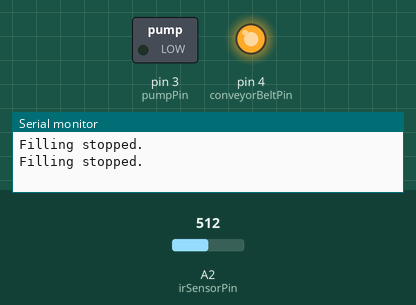
The sketch below on a simulated Arduino Uno, built with avr-gcc and run on an emulated ATmega328P. Shown: switched loads named in the sketch (green lamp = pin HIGH), output pins drawn as LEDs (lit = HIGH), the last lines printed to the serial monitor. Inputs (shaded band) come from the test bench; at power-on: A2 (irSensorPin) = 512.

Above: at 1.8 s.
1.9 s: A2 (irSensorPin) set to 490
At 3.2 s:
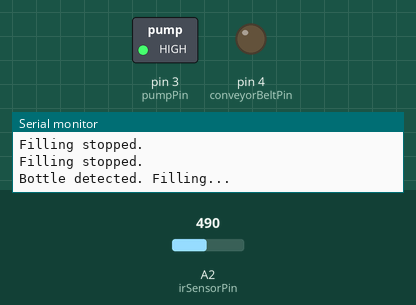
7.6 s: A2 (irSensorPin) set to 510
At 9.0 s:
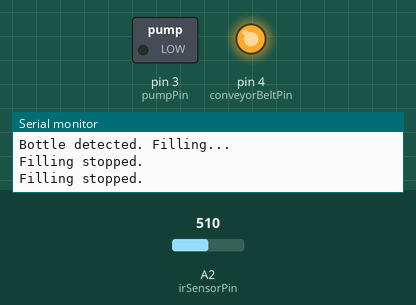
9.5 s: A2 (irSensorPin) set to 306
At 15.6 s:
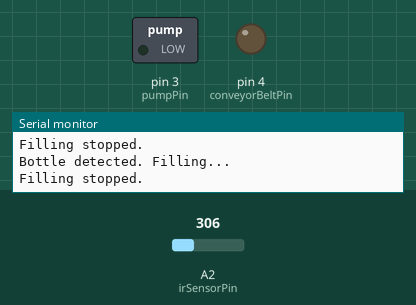
Timing chart, 0 to 17.5 s (numbered marks = the images above; inputs shaded):
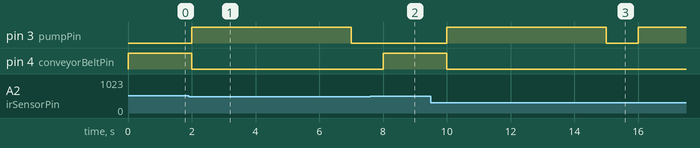

The sketch:

WaterFilling.ino
```cpp
// Pin configuration
const int irSensorPin = 2;     // Replace with the actual pin connected to the IR sensor
const int pumpPin = 3;         // Replace with the actual pin connected to the pump
const int conveyorBeltPin = 4; // Replace with the actual pin connected to the conveyor belt

// Other parameters
const int irThreshold = 500;   // Adjust this value based on your IR sensor readings
const int fillTime = 5000;     // Adjust this value based on the time needed to fill the bottle

void setup() {
  pinMode(irSensorPin, INPUT);
  pinMode(pumpPin, OUTPUT);
  pinMode(conveyorBeltPin, OUTPUT);
  Serial.begin(9600);
}

void loop() {
  int irValue = analogRead(irSensorPin);

  if (irValue < irThreshold) {
    // Bottle detected, stop the conveyor belt and start filling
    stopConveyorBelt();
    startFilling();
  } else {
    // No bottle detected, resume the conveyor belt and stop filling
    startConveyorBelt();
    stopFilling();
  }
}

void startFilling() {
  Serial.println("Bottle detected. Filling...");

  digitalWrite(pumpPin, HIGH);  // Turn on the pump

  // Wait for the specified fill time
  delay(fillTime);

  stopFilling();
}

void stopFilling() {
  digitalWrite(pumpPin, LOW);   // Turn off the pump
  Serial.println("Filling stopped.");

  // Optional delay to avoid rapid on/off cycles
  delay(1000);
}

void startConveyorBelt() {
  digitalWrite(conveyorBeltPin, HIGH);  // Turn on the conveyor belt
}

void stopConveyorBelt() {
  digitalWrite(conveyorBeltPin, LOW);   // Turn off the conveyor belt
}
```

Measured:
- the behaviour switches between 500 and 499 on A2 (irSensorPin) (found by bisection; images 0 and 1)
- after the input at 1.9 s, pin 3 (pumpPin): LOW → HIGH after 0.10 s, → LOW 5.0 s later; pin 4 (conveyorBeltPin): HIGH → LOW after 0.10 s
- after the input at 7.6 s, pin 3 (pumpPin): stays LOW (without the input it goes to HIGH after 0.40 s); pin 4 (conveyorBeltPin): LOW → HIGH after 0.40 s
- after the input at 9.5 s, pin 3 (pumpPin): LOW → HIGH after 0.50 s, → LOW 5.0 s later, → HIGH 1.0 s later; pin 4 (conveyorBeltPin): HIGH → LOW after 0.50 s
